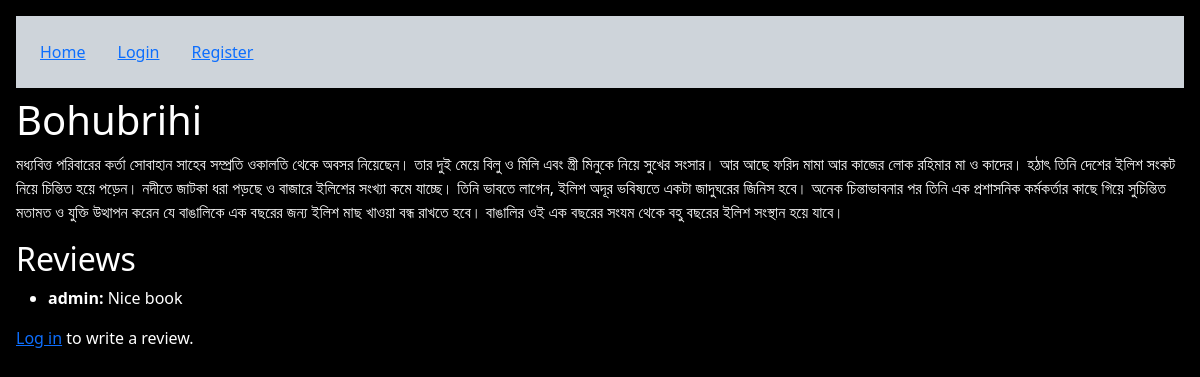
Screenshot of /book/1/ with the database file from the repository.
### library/models.py (models this page shows, shortened)
class Book(models.Model):
    title = models.CharField(max_length=255)
    author = models.CharField(max_length=255)
    description = models.TextField()
    price = models.DecimalField(max_digits=10, decimal_places=2)
    image = models.ImageField(upload_to='book_images/', null=True, blank=True)
    quantity = models.IntegerField()
    category = models.ForeignKey(Category, on_delete=models.CASCADE, related_name='books', default=1)  # Assuming 1 is a valid category ID

class Review(models.Model):
    user = models.ForeignKey(User, on_delete=models.CASCADE)
    book = models.ForeignKey(Book, on_delete=models.CASCADE)
    content = models.TextField()
    created_at = models.DateTimeField(auto_now_add=True)

### library/views.py (the view)
# urls.py: path('book/<int:id>/', views.book_details, name='book_details'),
def book_details(request, id):
    book = get_object_or_404(Book, id=id)
    reviews = Review.objects.filter(book=book)
    return render(request, 'library/book_details.html', {'book': book, 'reviews': reviews})

### library/templates/library/book_details.html (shortened to what this page needs)
{% extends 'library/base.html' %}
{% block content %}
<h1>{{ book.title }}</h1>
<p>{{ book.description }}</p>
<h2>Reviews</h2>
{% if reviews %}
    <ul>
        {% for review in reviews %}
            <li><strong>{{ review.user.username }}:</strong> {{ review.content }}</li>
        {% endfor %}
    </ul>
{% else %}
    <p>No reviews yet. Be the first to review this book!</p>
{% endif %}
{% if user.is_authenticated %}
    <h2>Write a Review</h2>
    <form method="post" action="{% url 'review_book' book.id %}">
        {% csrf_token %}
        <textarea name="content" rows="3" placeholder="Write your review..." required></textarea>
        <button type="submit">Submit Review</button>
    </form>
{% else %}
    <p><a href="{% url 'login' %}">Log in</a> to write a review.</p>
{% endif %}
{% endblock %}

### rows the page displays
Book: title "Bohubrihi", description "মধ্যবিত্ত পরিবারের কর্তা সোবাহান সাহেব সম্প্রতি ওকালতি থেকে অবসর নিয়েছেন। তার দুই মেয়ে বিলু ও মিলি এবং স্ত্রী মিনুকে নিয়ে সুখের সংসার। আর আছে ফরিদ মামা আর কাজের লোক রহিমার মা ও কাদের। হঠাৎ তিনি দেশের ইলিশ সংকট নিয়ে চিন্তিত হয়ে পড়েন। নদীতে জাটকা ধরা পড়ছে ও বাজারে ইলিশের সংখ্যা কমে যাচ্ছে। তিনি ভাবতে লাগেন, ইলিশ অদূর ভবিষ্যতে একটা জাদুঘরের জিনিস হবে। অনেক চিন্তাভাবনার পর তিনি এক প্রশাসনিক কর্মকর্তার কাছে গিয়ে সুচিন্তিত মতামত ও যুক্তি উত্থাপন করেন যে বাঙালিকে এক বছরের জন্য ইলিশ মাছ খাওয়া বন্ধ রাখতে হবে। বাঙালির ওই এক বছরের সংযম থেকে বহু বছরের ইলিশ সংস্থান হয়ে যাবে।"
Review: user.username "admin", content "Nice book"
